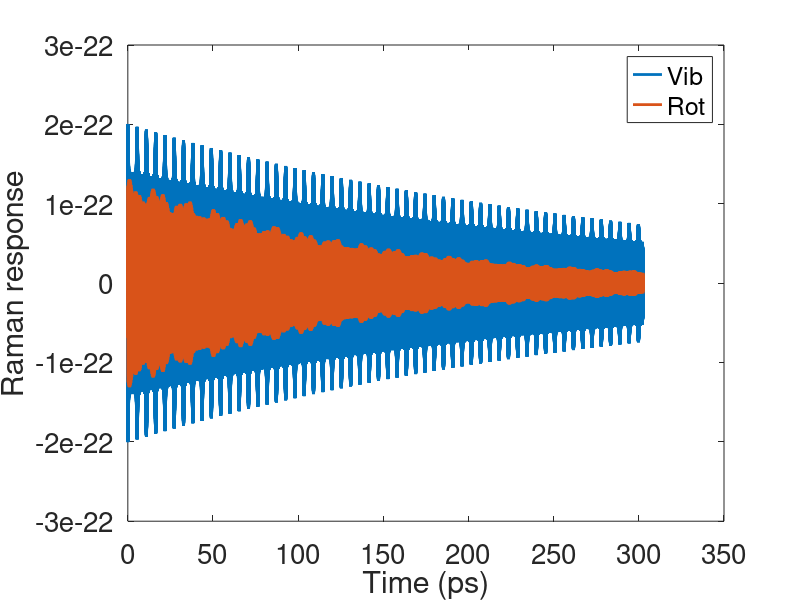

The MATLAB script that drew this image:
clearvars; close all;

Aeff = pi*(15e-6)^2; % Just assume some effective area; not really important

eta = 20; % gas density in amagat
gas.temperature = 273.15 + 25; % K
gas.pressure = eta*1.01325e5; % Pa
c = 299792458; % m/s
h = 6.62607015e-34; % J*s
hbar = h/(2*pi); % J*s
k = 1.38064852e-23; % Boltzmann constant (SI unit)
au_polarizability = 1.64878e-41; % F*m^2; atomic unit
permittivity0 = 8.85e-12;
gas.Ng = gas.pressure/k/gas.temperature; % m^(-3)

%% The calculated Raman gain of my derived equation
% T1
T1 = 1.555e3; % ps
rot.T1 = T1;
vib.T1  = T1;

% T2
rot.T2 = 1e6/(pi*(6.15/eta+114*eta)); % ps
vib.T2 = 1e6/(pi*(309/eta*(gas.temperature/298)^0.92+(51.8+0.152*(gas.temperature-298)+4.85e-4*(gas.temperature-298)^2)*eta)); % ps

% polaribility
rot.gamma = 2.0239*au_polarizability;
vib.Dalpha = 3.54e-17;
vib.Dgamma = 2.57e-17;

% calibration factor
% To match with the experiments of some papers
rot.polarizability_calibration = 1;%1/sqrt(2);
vib.polarizability_calibration = 1;%sqrt(2);
% Apply the calibration
rot.gamma = rot.gamma*rot.polarizability_calibration;
vib.Dalpha = vib.Dalpha*vib.polarizability_calibration;
vib.Dgamma = vib.Dgamma*vib.polarizability_calibration;

% nuclear spin statistical constant
gJ = @(J) mod(J,2)*2 + 1; % 1 if even and 3 if odd
max_J = 7; % only 7 rotational energy levels below the 1st vibrational energy level

% Energy of each rotational state
rot.B0 = 60.8; rot.D0 = 1.6e-2; rot.alpha_e = 3.06; % cm^(-1)

% vibrational Raman shift
f_vib = 4155; % cm^(-1)
vib.Omega = 2*pi*f_vib*1e2*c*1e-12; % 2*pi*THz

rot_J = 0:max_J-2;
vib_J = 0:max_J;
EJ = @(J) (rot.B0*J.*(J+1) - rot.D0*J.^2.*(J+1).^2)*1e2*h*c; % in the unit "J"
Z = sum(gJ(vib_J).*(2*vib_J+1).*exp(-EJ(vib_J)/k/gas.temperature)); % partition function considering only the ground vibrational state
rho = @(J) gJ(J).*exp(-EJ(J)/k/gas.temperature)/Z; % population

% frequency shift of each rotational level
rot.omega = (EJ(rot_J+2)-EJ(rot_J))/hbar*1e-12; % 2*pi*THz
vib.omega = vib.Omega - rot.alpha_e*vib_J.*(vib_J+1)*1e2*c*1e-12*2*pi; % 2*pi*THz

% Raman response prefactor
rot.preR = gas.Ng*1/15/hbar*rot.gamma^2*(rho(rot_J)-rho(rot_J+2)).*(rot_J+2).*(rot_J+1)./(2*rot_J+3);
vib.preR = gas.Ng*(vib.Dalpha^2+4/45*vib_J.*(vib_J+1)./(2*vib_J-1)./(2*vib_J+3)*vib.Dgamma^2)/4.*(2*vib_J+1).*rho(vib_J)./(vib.omega*1e12);
%{
t = linspace(0,max(rot.T2,vib.T2)*10,2^30)';
R = sum([sum(rot.preR.*exp(-t/rot.T2).*sin(rot.omega.*t),2),...
         sum(vib.preR.*exp(-t/vib.T2).*sin(vib.omega.*t),2)],2);
dt = mean(diff(t));
R = R/trapz(t,R);

Raman_time = trapz(t,t.*R);
%}

t = linspace(0,max(rot.T2,vib.T2)*1,2^20)';
R_rot = sum(rot.preR.*exp(-t/rot.T2).*sin(rot.omega.*t),2);
R_vib = sum(vib.preR.*exp(-t/vib.T2).*sin(vib.omega.*t),2);
figure;
plot(t,[R_vib,R_rot],'linewidth',2);
xlabel('Time (ps)');
ylabel('Raman response');
set(gca,'fontsize',20);
legend('Vib','Rot');
print('Raman response.jpg','-djpeg');